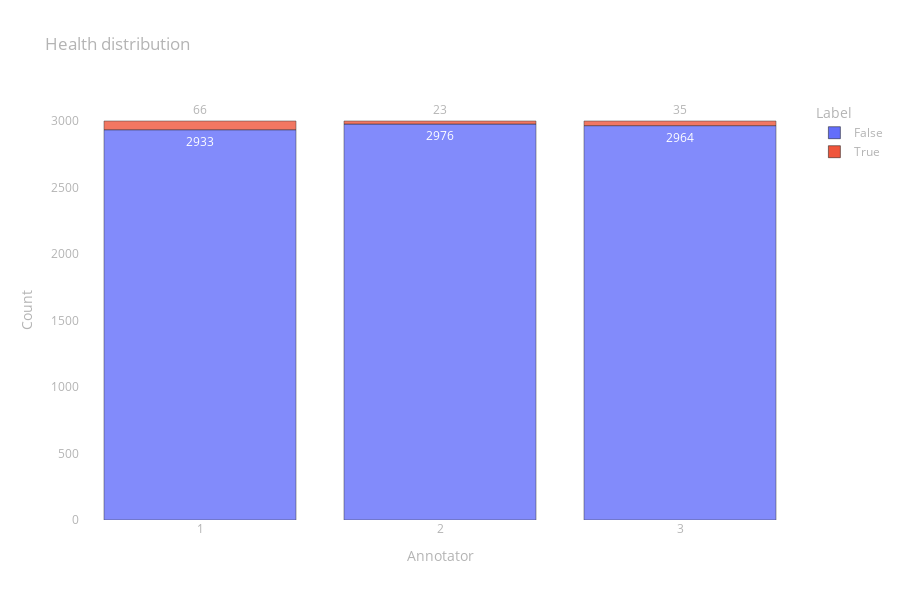

The notebook cell saved with this chart:
### Code cell
fig = px.bar(
    data_frame=prepare_data_to_px(health),
    x="Annotator", y="Count", color="Label", opacity=0.8,
    height=600, text="Count", title="Health distribution")

fig.update_layout(layout)

fig.show()

### Figure 1 — Plotly figure (JSON) as saved in the notebook; plotly's stock layout.template omitted (floating-point values rounded to 4 significant figures)
{"data": [{"alignmentgroup": "True", "hovertemplate": "Label=False<br>Annotator=%{x}<br>Count=%{text}<extra></extra>", "legendgroup": "False", "marker": {"color": "#636efa", "opacity": 0.8, "pattern": {"shape": ""}}, "name": "False", "offsetgroup": "False", "orientation": "v", "showlegend": true, "text": [2933, 2976, 2964], "textposition": "auto", "type": "bar", "x": [1, 2, 3], "xaxis": "x", "y": [2933, 2976, 2964], "yaxis": "y"}, {"alignmentgroup": "True", "hovertemplate": "Label=True<br>Annotator=%{x}<br>Count=%{text}<extra></extra>", "legendgroup": "True", "marker": {"color": "#EF553B", "opacity": 0.8, "pattern": {"shape": ""}}, "name": "True", "offsetgroup": "True", "orientation": "v", "showlegend": true, "text": [66, 23, 35], "textposition": "auto", "type": "bar", "x": [1, 2, 3], "xaxis": "x", "y": [66, 23, 35], "yaxis": "y"}], "layout": {"barmode": "relative", "font": {"color": "rgb(180,180,180)"}, "height": 600, "legend": {"title": {"text": "Label"}, "tracegroupgap": 0}, "paper_bgcolor": "rgba(0,0,0,0)", "plot_bgcolor": "rgba(0,0,0,0)", "title": {"text": "Health distribution"}, "xaxis": {"anchor": "y", "domain": [0, 1], "showgrid": false, "title": {"text": "Annotator"}, "type": "category", "zeroline": false}, "yaxis": {"anchor": "x", "domain": [0, 1], "showgrid": false, "title": {"text": "Count"}, "zeroline": false}}}
